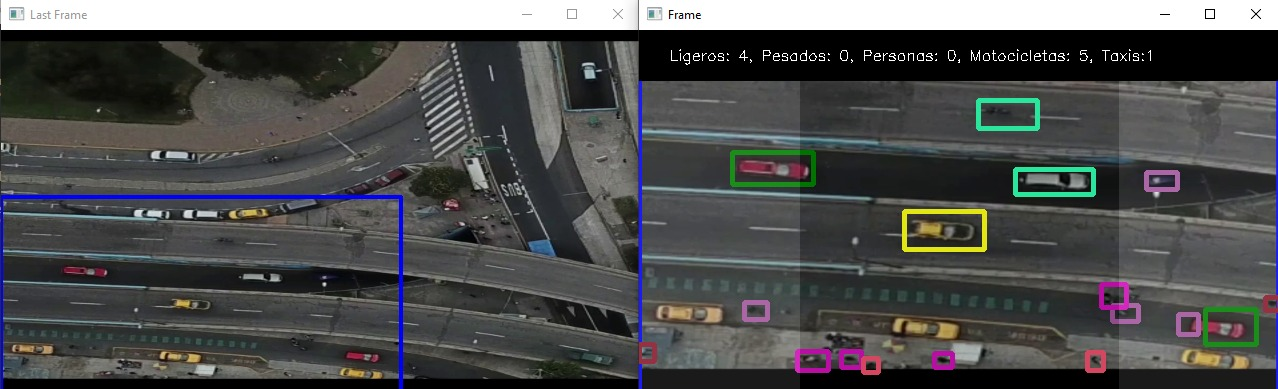
#> input picture detector_flujo_urbano/notebooks/imagenes/roi.jpg, 1278 x 389 px
$ jupyter execute Tema_1.ipynb
#> lines starting #> are read from the running program, lines starting #| are printed output that depends on the picture
# Tema 1: Modificación del ROI

[cell 1]
import matplotlib.pyplot as plt
import cv2
import numpy as np

A la hora de modificar los parámetros en [roi_config](../parametros/roi_config.py) existe la opción de cambiar la zona de interés o ROI.

[cell 2]
img = cv2.imread('imagenes/roi.jpg')
#> img is the input picture: shape (389, 1278, 3); mean B, G, R 78.3, 78.4, 77.6
img = cv2.cvtColor(img, cv2.COLOR_BGR2RGB)

plt.imshow(img)

La zona de interés permite realizar un acercamiento para mejorar la detección del flujo urbano. Puede verse la imagen original a la izquierda y el acercamiento a la derecha.

## Puntos ROI

Se utilizan cuatro puntos para delimitar la zona de interés: `x1, x2, y1, y2`. Hay que tomar en cuenta que OpenCV coloca el 0 de `y` en la parte superior.

[cell 3]
xr1 = 0
xr2 = 0
yr1 = 0
yr2 = 0

Si tenemos una imagen como la siguiente:

[cell 4]
img = cv2.imread('imagenes/detectar-taxis.png')
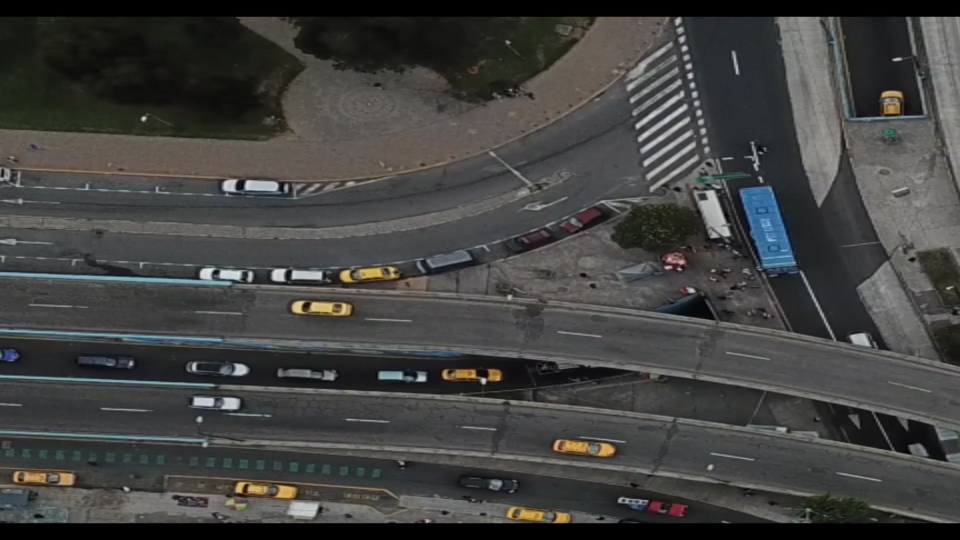
#> input picture detector_flujo_urbano/notebooks/imagenes/detectar-taxis.png, 1920 x 1080 px (shown at 1/2 size)
#> img is the input picture: shape (1080, 1920, 3); mean B, G, R 64.8, 66.3, 66
img = cv2.cvtColor(img, cv2.COLOR_BGR2RGB)

plt.imshow(img)

Podemos concentrarnos únicamente en la zona izquierda donde los vehículos pasan sobre el puente.

[cell 5]
xr1 = 0
xr2 = 1000
yr1 = 500
yr2 = 1200

* `x1` se mantiene en 0 porque queremos empezar en la parte izquierda.
* `x2` avanza hasta cerca de la mitad de la imagen
* `y1` empieza en la mitad de la imagen para evitar visualizar el parque que está arriba.
* `y2` llega hasta la parte más baja de la fotografía.

[cell 6]
roi = img[yr1:yr2,xr1:xr2]
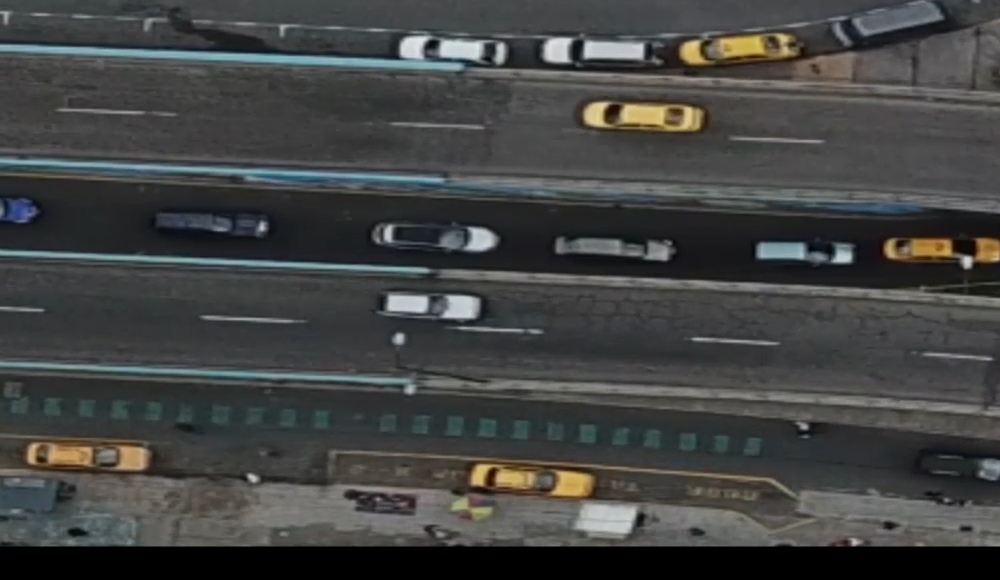
#> roi: shape (580, 1000, 3); mean R, G, B 66.7, 67.9, 67
